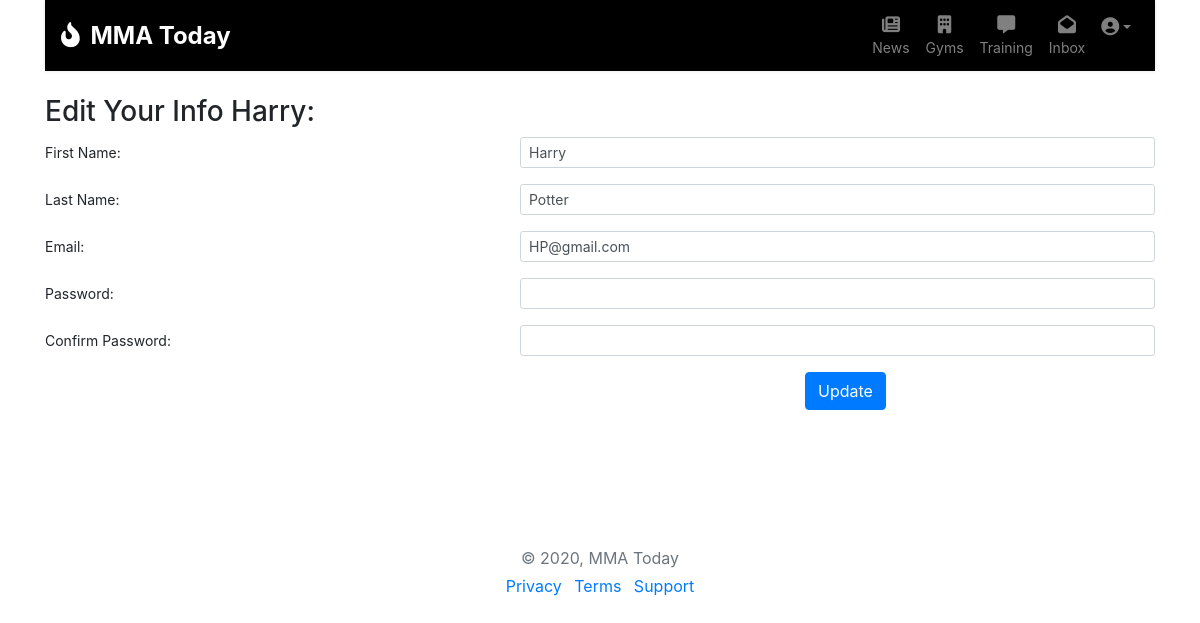
The app's page /edituser (signed in) with its own data.
### mmmatoday_app/models.py (models this page shows, shortened)
class User(models.Model):
    first_name = models.CharField(max_length=40)
    last_name = models.CharField(max_length=40)
    email = models.CharField(max_length=50, unique=True)
    password = models.TextField()
    created_at = models.DateTimeField(auto_now_add=True)
    updated_at = models.DateTimeField(auto_now=True)
    objects = UserManager()

### mmmatoday_app/views.py (the view)
# urls.py: path('edituser', views.edituser),
def edituser(request):
    if 'user_id' not in request.session:
        messages.error(request, "You need to register or log in!")
        return redirect('/')
    context = {
        "user": User.objects.get(id=request.session['user_id']),
        'current_page': "profile",
    }
    return render(request, 'editprofile.html', context)

### mmmatoday_app/templates/editprofile.html (shortened to what this page needs)
{% extends 'index.html' %}
{% block content %}
<div class="editprofile">
    <h3>Edit Your Info {{user.first_name}}:</h3>
    <form action="/updateuser/{{user.id}}" method="POST">
        <div class="form-group row">
            <label for="phonenumberinput" class="col-sm-5 col-form-label col-form-label-sm">First Name:</label>
            <div class="col-sm-7">
                <input type="text" class="form-control form-control-sm" name="first_name" value="{{user.first_name}}">
            </div>
        </div>
        <div class="form-group row">
            <label for="nameinput" class="col-sm-5 col-form-label col-form-label-sm">Last Name:</label>
            <div class="col-sm-7">
                <input type="text" class="form-control form-control-sm" name="last_name" value="{{user.last_name}}">
            </div>
        </div>
        <div class="form-group row">
            <label for="emailinput" class="col-sm-5 col-form-label col-form-label-sm">Email:</label>
            <div class="col-sm-7">
                <input type="text" class="form-control form-control-sm" name="email" value="{{user.email}}">
            </div>
        </div>
        <div class="form-group row">
            <label for="password" class="col-sm-5 col-form-label col-form-label-sm">Password:</label>
            <div class="col-sm-7">
                <input type="password" class="form-control form-control-sm" name="password">
            </div>
        </div>
        <div class="form-group row">
            <label for="password_confinput" class="col-sm-5 col-form-label col-form-label-sm">Confirm Password:</label>
            <div class="col-sm-7">
                <input type="password" class="form-control form-control-sm" name="password_conf">
            </div>
        </div>
        <div class="form-group row">
            <div class="col-sm-8"></div>
            <div class="col-sm-4"><button type="submit" class="btn btn-primary">Update</button></div>
        </div>
    </form>
</div>
{% endblock %}

### mmmatoday_app/static/style.css (style rules this page uses)
body { background: #eeeeee; font-family: 'Mukta', sans-serif; }

### records on screen
User: first_name "Harry", last_name "Potter", email "HP@gmail.com"
